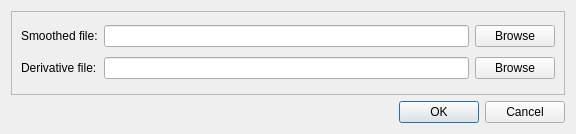
<?xml version="1.0" encoding="UTF-8"?>
<ui version="4.0">
 <class>SelOutFile</class>
 <widget class="QDialog" name="SelOutFile">
  <property name="geometry">
   <rect>
    <x>0</x>
    <y>0</y>
    <width>576</width>
    <height>134</height>
   </rect>
  </property>
  <property name="windowTitle">
   <string>Select output files</string>
  </property>
  <layout class="QVBoxLayout" name="verticalLayout">
   <item>
    <widget class="QFrame" name="frame">
     <property name="frameShape">
      <enum>QFrame::StyledPanel</enum>
     </property>
     <property name="frameShadow">
      <enum>QFrame::Raised</enum>
     </property>
     <layout class="QGridLayout" name="gridLayout">
      <item row="0" column="0">
       <widget class="QLabel" name="label">
        <property name="text">
         <string>Smoothed file:</string>
        </property>
       </widget>
      </item>
      <item row="0" column="1">
       <widget class="QLineEdit" name="lineEdit"/>
      </item>
      <item row="0" column="2">
       <widget class="QPushButton" name="pushButton">
        <property name="text">
         <string>Browse</string>
        </property>
       </widget>
      </item>
      <item row="1" column="0">
       <widget class="QLabel" name="label_2">
        <property name="text">
         <string>Derivative file:</string>
        </property>
       </widget>
      </item>
      <item row="1" column="1">
       <widget class="QLineEdit" name="lineEdit_2"/>
      </item>
      <item row="1" column="2">
       <widget class="QPushButton" name="pushButton_2">
        <property name="text">
         <string>Browse</string>
        </property>
       </widget>
      </item>
     </layout>
    </widget>
   </item>
   <item>
    <widget class="QDialogButtonBox" name="buttonBox">
     <property name="orientation">
      <enum>Qt::Horizontal</enum>
     </property>
     <property name="standardButtons">
      <set>QDialogButtonBox::Cancel|QDialogButtonBox::Ok</set>
     </property>
    </widget>
   </item>
  </layout>
 </widget>
 <resources/>
 <connections>
  <connection>
   <sender>buttonBox</sender>
   <signal>accepted()</signal>
   <receiver>SelOutFile</receiver>
   <slot>accept()</slot>
   <hints>
    <hint type="sourcelabel">
     <x>248</x>
     <y>254</y>
    </hint>
    <hint type="destinationlabel">
     <x>157</x>
     <y>274</y>
    </hint>
   </hints>
  </connection>
  <connection>
   <sender>buttonBox</sender>
   <signal>rejected()</signal>
   <receiver>SelOutFile</receiver>
   <slot>reject()</slot>
   <hints>
    <hint type="sourcelabel">
     <x>316</x>
     <y>260</y>
    </hint>
    <hint type="destinationlabel">
     <x>286</x>
     <y>274</y>
    </hint>
   </hints>
  </connection>
 </connections>
</ui>
